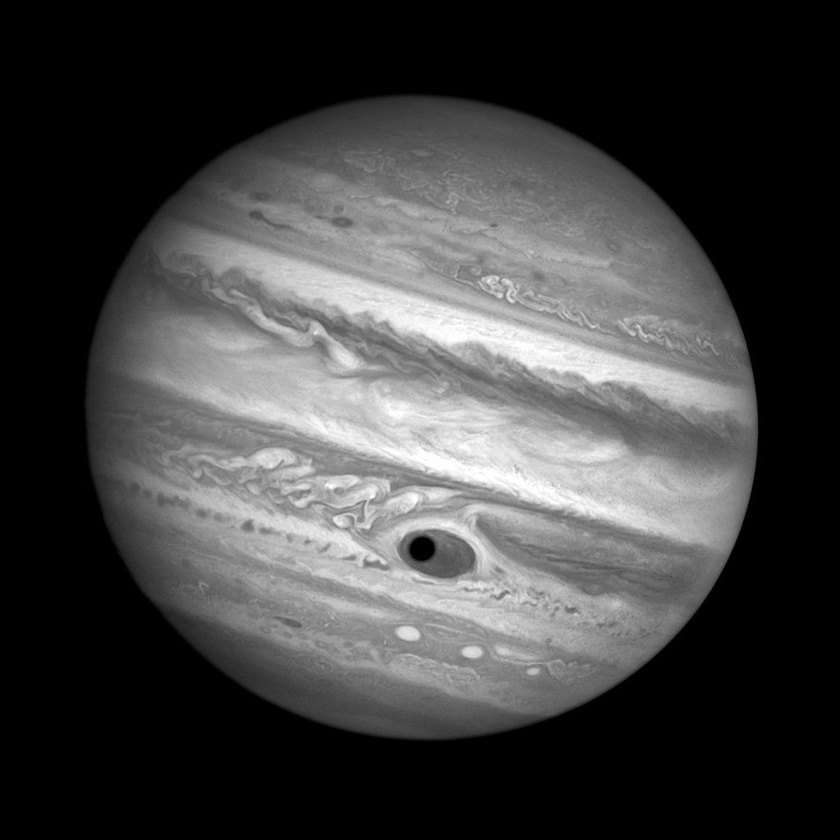
#> input picture jupiter.jpg, 840 x 840 px, shrunk from 1024 x 1024 before the run
$ jupyter execute --allow-errors clase.ipynb
#> lines starting #> are read from the running program, lines starting #| are printed output that depends on the picture
# Práctica
1. Escriba una función en Python, $dvs\left(A\right)$, que devuelva una terna U, S, VT con la descomposición en valores singulares de A, donde U y V son las matrices $U,V^{T}$; y S es un vector tal que $\Sigma=diag\left(S\right)$.

[cell 1]
import numpy as np

def dvs(A):
    B = A.T @ A
    avals, avecs = np.linalg.eig(B)
    # Los ordeno decrecientemente
    order = np.argsort(avals)[::-1]
    avals, avecs = avals[order], avecs[:,order]
    VT = avecs.T
    S = np.sqrt(avals)
    U = A @ VT @ np.diag(1/S)
    return U, S, VT

[cell 2]
A = np.matrix([
    [2, -1],
    [2, 2],
])
A, A.T

[cell 3]
B = A.T @ A
B

[cell 4]
from numpy.linalg import svd
u, s, vh = svd(A)

[cell 5]
assert np.allclose(u @ np.diag(s) @ vh, A)

[cell 6]
U, S, VT = dvs(A)
#> (the rest of this cell did not finish here and is left out)

[cell 7]
U @ np.diag(S) @ VT

4. Utilice la implementación de referencia para “comprimir” la imagen jupiter.png con una pérdida no mayor al 30% de la información original. En qué razón pudo comprimir la información?

[cell 8]
import numpy as np
import matplotlib.pyplot as plt
import matplotlib.image as mpimg

img = mpimg.imread('jupiter.jpg')
#> img is the input picture: shape (840, 840, 3); min 0, max 255, mean 66.1
img.shape
#> Out = (840, 840, 3)

[cell 9]
plt.imshow(img)

[cell 10]
def rgb2gray(rgb):
    red, green, blue = rgb[:, :, 0], rgb[:, :, 1], rgb[:, :, 2]
    return .299 * red + .587 * green + .114 * blue

[cell 11]
grayimg = rgb2gray(img)
plt.imshow(grayimg, cmap="gray")

[cell 12]
u, s, vh = np.linalg.svd(grayimg)
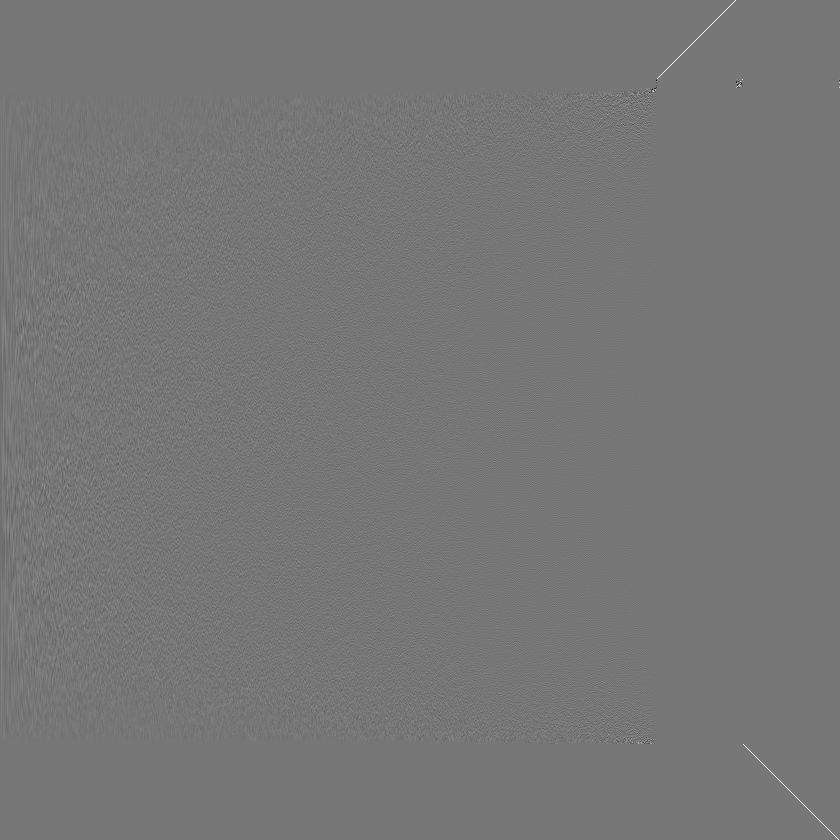
#> u: shape (840, 840) float64; min -0.876, max 1, mean 0.000204; drawn with min black and max white
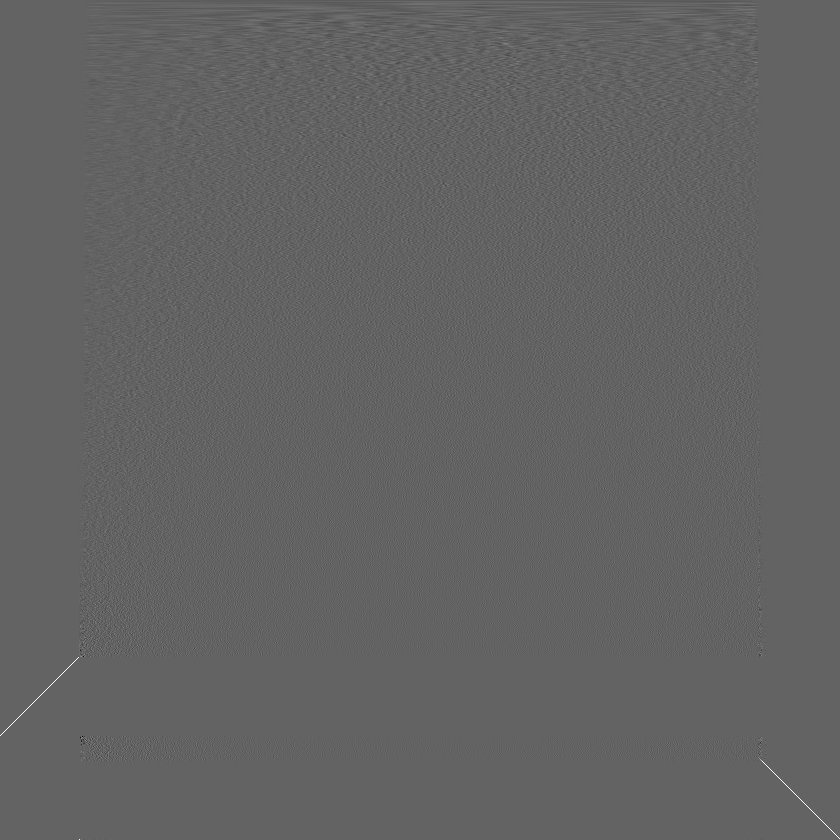
#> vh: shape (840, 840) float64; min -0.635, max 1, mean 0.000182; drawn with min black and max white
#> s = 840 values, max 82187.5 at index 0, min 7.14e-12 at index 839, mean 259.4

[cell 13]
plt.plot(s.cumsum() / s.sum())
plt.xscale("log")
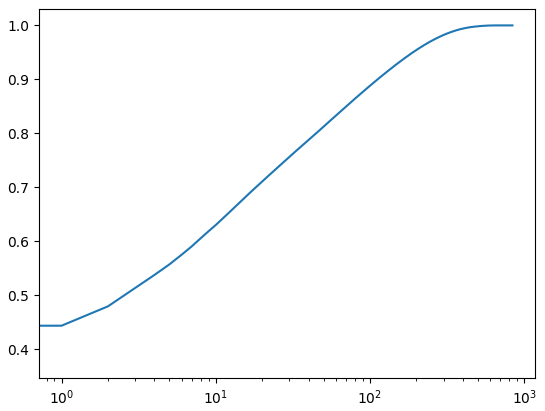
#> figure drawn by matplotlib, 1 panel; curve peaks at x = 655, y = 1

[cell 14]
loss = 0.3
k = np.argmax(s.cumsum() / s.sum() > (1 - loss))
#> k = 19
k
#> Out = 19

[cell 15]
u.shape, s.shape, vh.shape
#> Out = ((840, 840), (840,), (840, 840))

[cell 16]
recovered = u[:, :k] @ np.diag(s[:k]) @ vh[:k, :]
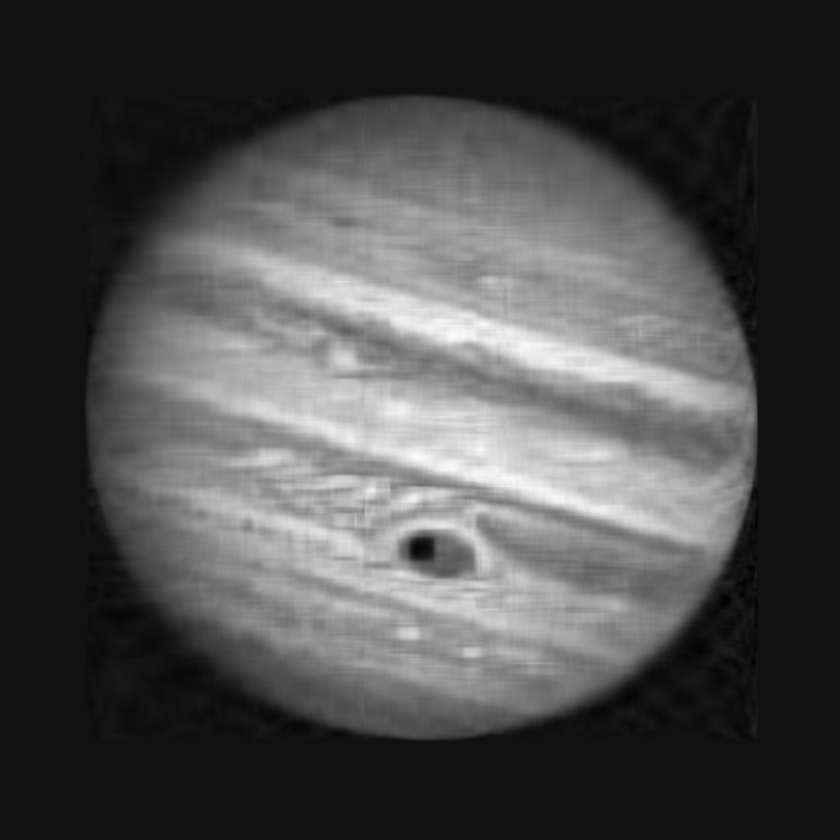
#> recovered: shape (840, 840) float64; min -19.36, max 267.1, mean 66.1; drawn with min black and max white
recovered.shape
#> Out = (840, 840)

[cell 17]
plt.figure(figsize=(12, 6))
plt.subplot(1, 2, 1)
plt.imshow(grayimg, cmap="gray")
plt.title("Original")
plt.subplot(1, 2, 2)
plt.imshow(recovered, cmap="gray")
plt.title("Reconstruida")
plt.show()

[cell 18]
import pickle as pkl
pkl.dump(grayimg, open("orig-jupiter.pkl", "wb"))
pkl.dump((u[:, :k], s[:k], vh[:k, :]), open("reco-jupiter.pkl", "wb"))

[cell 19]
from PIL import Image
import numpy as np
a = np.zeros((5, 5))
orig = Image.fromarray(np.uint8(grayimg), mode='L')
reco = Image.fromarray(np.uint8(np.clip(recovered, 0, 255)), mode='L')
